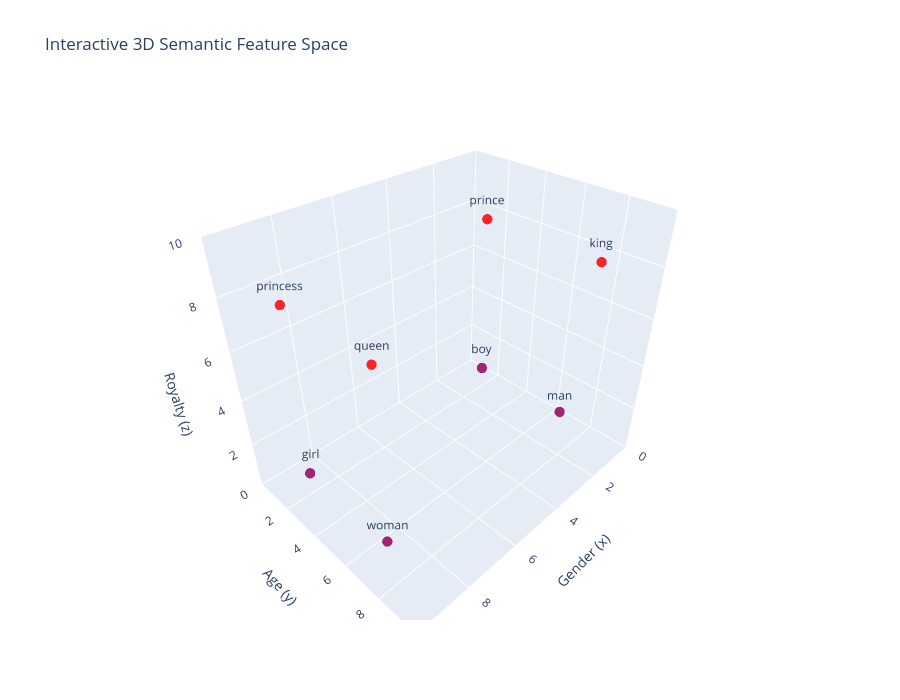

Notebook code cell kept with this figure:
### Code cell
import plotly.graph_objects as go
import numpy as np

def plot_words_3d(words_3d, 
                  arrows=None, 
                  highlight_points=None, 
                  colorscale="Viridis", 
                  title="3D Semantic Feature Space"):
    """
    words_3d: dict of word -> [x, y, z]
    arrows: list of dicts with keys 'start', 'end', 'color', 'name', 'dash'
    highlight_points: list of dicts with keys 'word', 'color', 'size', 'symbol', 'name', 'showlegend'
    """
    labels = list(words_3d.keys())
    xs = [coords[0] for coords in words_3d.values()]
    ys = [coords[1] for coords in words_3d.values()]
    zs = [coords[2] for coords in words_3d.values()]

    fig = go.Figure()

    # Scatter points (all words)
    fig.add_trace(go.Scatter3d(
        x=xs, y=ys, z=zs,
        mode="markers+text",
        text=labels,
        textposition="top center",
        marker=dict(size=6, color=zs, colorscale=colorscale, opacity=0.85),
        showlegend=False
    ))

    # Draw arrows if provided
    if arrows:
        for arrow in arrows:
            start = np.array(words_3d[arrow['start']])
            end = np.array(words_3d[arrow['end']])
            fig.add_trace(go.Scatter3d(
                x=[start[0], end[0]], y=[start[1], end[1]], z=[start[2], end[2]],
                mode="lines",
                line=dict(
                    color=arrow.get('color', 'black'), 
                    width=arrow.get('width', 4), 
                    dash=arrow.get('dash', None)
                ),
                name=arrow.get('name', f"{arrow['start']}→{arrow['end']}")
            ))

    # Highlight points if provided
    if highlight_points:
        for pt in highlight_points:
            coords = pt['coords'] if 'coords' in pt else words_3d[pt['word']]
            fig.add_trace(go.Scatter3d(
                x=[coords[0]], y=[coords[1]], z=[coords[2]],
                mode="markers+text",
                marker=dict(
                    size=pt.get('size', 8), 
                    color=pt.get('color', 'gold'), 
                    symbol=pt.get('symbol', 'x')
                ),
                text=[pt.get('label', pt.get('word', ''))], 
                textposition="top center",
                name=pt.get('name', pt.get('word', '')),
                showlegend=pt.get('showlegend', False)
            ))

    fig.update_layout(
        title=title,
        scene=dict(
            xaxis_title="Gender (x)",
            yaxis_title="Age (y)",
            zaxis_title="Royalty (z)",
            xaxis=dict(range=[0, 10]),
            yaxis=dict(range=[0, 10]),
            zaxis=dict(range=[0, 10]),
        ),
        width=900,
        height=700,
        legend=dict(itemsizing='constant')
    )
    fig.show()

plot_words_3d(words_3d, colorscale="Rainbow", title="Interactive 3D Semantic Feature Space")

### Figure 1 — Plotly figure (JSON) as saved in the notebook; plotly's stock layout.template omitted (floating-point values rounded to 4 significant figures)
{"data": [{"marker": {"color": [1, 1, 1, 1, 8, 8, 8, 8], "colorscale": [[0, "rgb(150,0,90)"], [0.125, "rgb(0,0,200)"], [0.25, "rgb(0,25,255)"], [0.375, "rgb(0,152,255)"], [0.5, "rgb(44,255,150)"], [0.625, "rgb(151,255,0)"], [0.75, "rgb(255,234,0)"], [0.875, "rgb(255,111,0)"], [1, "rgb(255,0,0)"]], "opacity": 0.85, "size": 6}, "mode": "markers+text", "showlegend": false, "text": ["man", "woman", "boy", "girl", "king", "queen", "prince", "princess"], "textposition": "top center", "type": "scatter3d", "x": [1, 9, 1, 9, 1, 9, 1, 9], "y": [7, 7, 2, 2, 8, 7, 2, 2], "z": [1, 1, 1, 1, 8, 8, 8, 8]}], "layout": {"height": 700, "legend": {"itemsizing": "constant"}, "scene": {"xaxis": {"range": [0, 10], "title": {"text": "Gender (x)"}}, "yaxis": {"range": [0, 10], "title": {"text": "Age (y)"}}, "zaxis": {"range": [0, 10], "title": {"text": "Royalty (z)"}}}, "title": {"text": "Interactive 3D Semantic Feature Space"}, "width": 900}}
